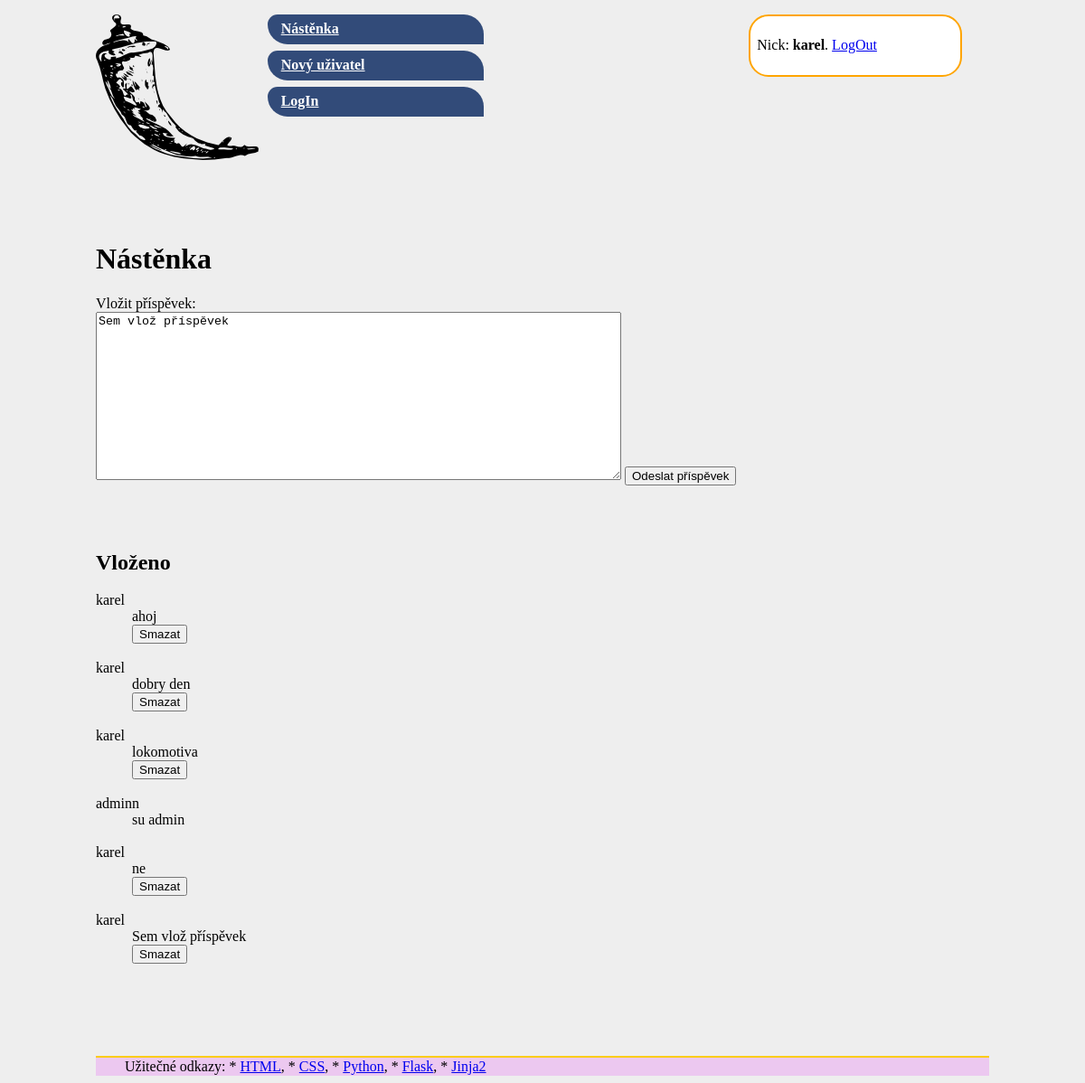
The app's page / (signed in), older data.
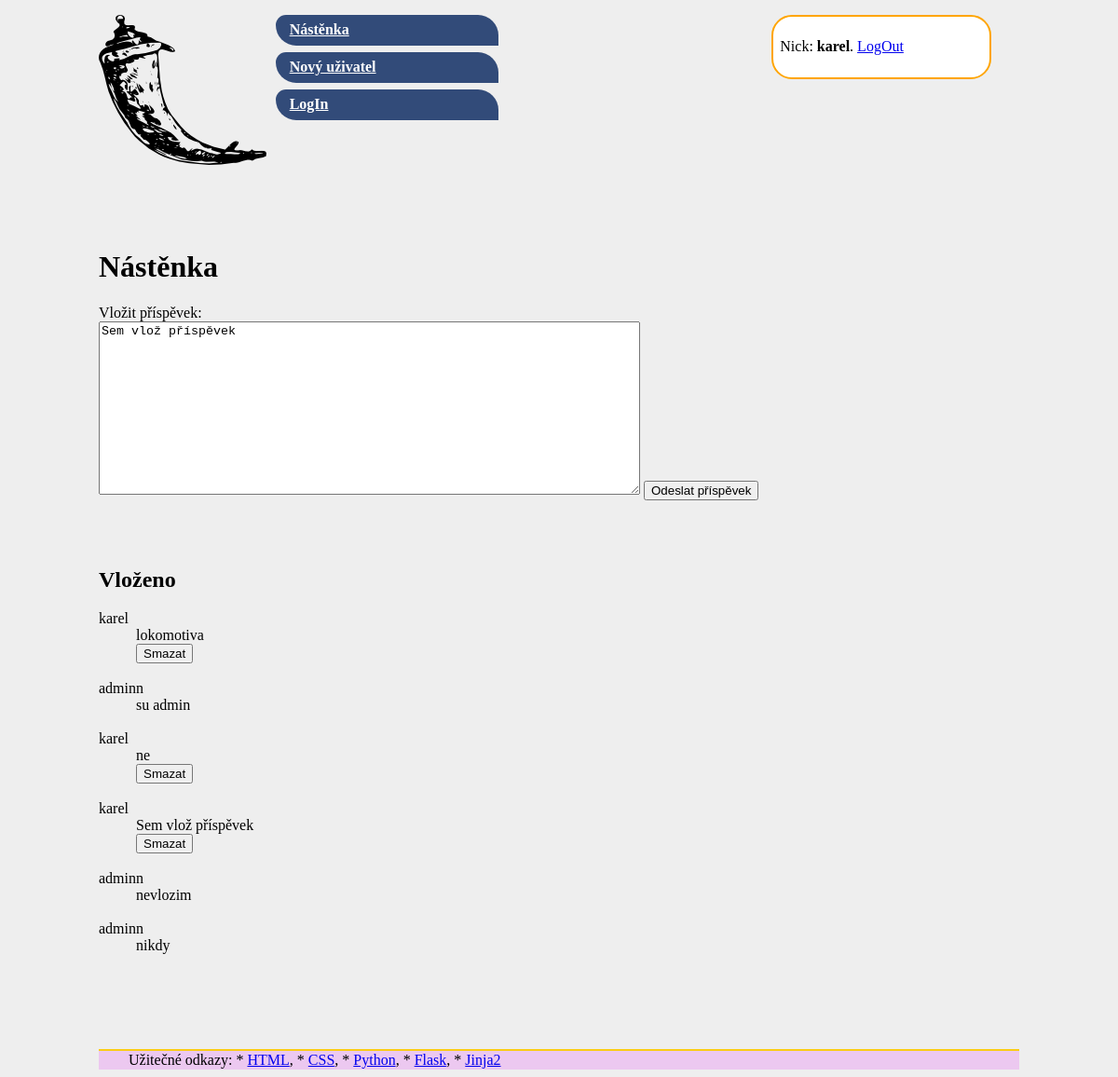
The same page, newer data.
### tables this page shows
CREATE TABLE "prispevek" (
	"id"	INTEGER,
	"text"	TEXT NOT NULL,
	"date"	TEXT,
	"nick"	TEXT,
	PRIMARY KEY("id" AUTOINCREMENT)
);

### webface/routes.py (the view)
@app.route("/", methods=["GET"])
def index():
    if "nick" in session:
        with sqlite3.connect(dbfile) as conn:
            tabulka = conn.execute('SELECT nick, text, id FROM prispevek')
        return render_template("base.html.j2", tabulka=tabulka)
    else:
        flash("Pro vstup na nástěnku je potřeba je přihlásit","error")
        return redirect(url_for("login"))

### webface/templates/base.html.j2 (shortened to what this page needs)
<!doctype html>
<html lang="cs">
<head>
  <link rel="stylesheet" href="{{ url_for('static', filename='styles.css') }}">
</head>
<body>
  <div class="login">
    {% if 'nick' in session %}
      <p>Nick: <strong>{{ session.nick }}</strong>. <a href="{{url_for('logout')}}">LogOut</a></p>
    {% else %}
      <p><a href="{{url_for('login')}}">LogIn</a></p>
    {% endif %}
  </div>
  <nav>
  <p class="logo"><img src="{{ url_for('static', filename='flask-icon.png') }}" /></p>
  <ul>
    <li><a href="{{ url_for('index') }}">Nástěnka</a></li>
    <li><a href="{{ url_for('add') }}">Nový uživatel</a></li>
    <li><a href="{{ url_for('login') }}">LogIn</a></li>
  </ul></nav>
{% block obsah %}
<br>
<br>
<h1>Nástěnka</h1>
Vložit příspěvek:
<form action="{{ url_for('insert') }}" method="post">
  <textarea name="prispevek" id="prispevek" cols="70" rows="12">Sem vlož příspěvek</textarea>
  <button type="submit">Odeslat příspěvek</button>
</form>
<h2>Vloženo</h2>
<dl>
{% for nick, text , id in tabulka %}
  <dt>{{ nick }}</dt>
  <dd>
    {{ text }}
    {% if nick == session['nick'] %}
    <form action="/delete/" method="post">
      <button type="submit">Smazat</button>
    </form>
    {% endif %}
  </dd>
  <br>
{% endfor %}
</dl>
<br>
<br>
{% endblock obsah %}
<footer>
Užitečné odkazy:
* <a href="https://www.jakpsatweb.cz/html/">HTML</a>,
* <a href="https://www.jakpsatweb.cz/css/">CSS</a>,
* <a href="http://docs.python.org">Python</a>,
* <a href="https://flask.palletsprojects.com/">Flask</a>,
* <a href="https://jinja.palletsprojects.com/templates/">Jinja2</a>
</footer>
</body>
</html>

### webface/static/styles.css (style rules this page uses)
body { background-color: #eeeeee; padding-left: 1em; padding-right: 1em; margin-left: 90px; margin-right: 90px; }
h1, h2, h3 { clear: both; margin-top: 3em; }
nav ul { margin: 1ex auto; margin-left: 150px; font-weight: bold; }
nav ul li { display: block; width: 30%; margin-top: 1ex; }
nav ul li a { display: block; color: white; background-color: #324b79; border-radius: 25px 50px 0px; padding: 1ex 2ex; }
nav img { float:left; }
.logo img { margin-bottom: 2em; }
footer { padding: 0.1ex 2em; margin-top: 2em; border-top: solid 2px #FACC15; background-color: #ecc8f0; }
.login { display: inline-block; float: right; margin-right: 30px; width: 22%; border: orange solid 2px; padding: 1ex; border-radius: 22px; background-color: white; }

Row changes from the older to the newer data that the page shows:
removed prispevek: nick "karel", text "ahoj"
removed prispevek: nick "karel", text "dobry den"
added prispevek: nick "adminn", text "nevlozim"
added prispevek: nick "adminn", text "nikdy"
